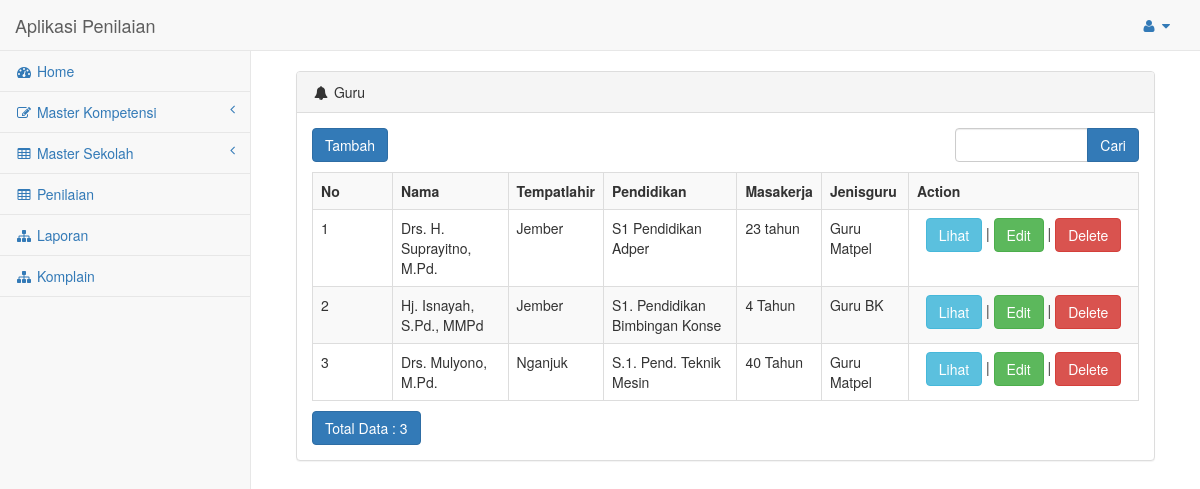
/index.php/guru, run on the app's committed database.
### tables this page shows
CREATE TABLE IF NOT EXISTS `guru` (
  `kodeguru` varchar(10) NOT NULL,
  `nip` varchar(20) NOT NULL,
  `nuptk` varchar(20) NOT NULL,
  `nrg` varchar(20) NOT NULL,
  `nama` varchar(50) NOT NULL,
  `tempatlahir` varchar(30) NOT NULL,
  `tanggallahir` date NOT NULL,
  `kodepangkat` varchar(10) NOT NULL,
  `kodejabatan` varchar(10) NOT NULL,
  `kodegolongan` varchar(10) NOT NULL,
  `tmtguru` date NOT NULL,
  `jeniskelamin` varchar(20) NOT NULL,
  `pendidikan` varchar(30) NOT NULL,
  `program` varchar(30) NOT NULL,
  `jam` int(11) NOT NULL,
  `masakerja` varchar(30) NOT NULL,
  `jenisguru` varchar(20) NOT NULL
);

### application/controllers/Guru.php (called while the page is built, shortened)
<?php
class Guru extends CI_Controller
{
    function __construct()
    {
        $this->load->model('M_guru');
        $this->load->library('form_validation');
        $this->load->model('M_pangkat');
        $this->load->model('M_jabatan');
        $this->load->model('M_golongan');
        $this->load->model('CodeGenerator');
    }
    public function index()
    {
        $this->load->view('nav');
        $this->load->library('pagination');
        $cari = urldecode($this->input->get('cari'));
        $start = intval($this->input->get('start'));
        if ($cari <> '') {
            $config['base_url'] = base_url() . 'guru/index.html?cari=' . urlencode($cari);
            $config['first_url'] = base_url() . 'guru/index.html?cari=' . urlencode($cari);
        } else {
            $config['base_url'] = base_url() . 'guru/index.html';
            $config['first_url'] = base_url() . 'guru/index.html';
        }
        $config['per_page'] = 10;
        $config['page_query_string'] = TRUE;
        $config['total_rows'] = $this->M_guru->total_rows($cari);
        $guru = $this->M_guru->get_limit_data($config['per_page'], $start, $cari);
        $this->pagination->initialize($config);
        $data = array(
            'guru_data' => $guru,
            'cari' => $cari,
            'pagination' => $this->pagination->create_links(),
            'total_rows' => $config['total_rows'],
            'start' => $start,
            'listpangkat'=>$this->M_pangkat->selectByAll(),
            'listjabatan'=>$this->M_jabatan->selectByAll(),
            'listgolongan'=>$this->M_golongan->selectByAll(),
        );
        $this->load->view('guru/v_guru', $data);
         $this->load->view('foot');
    }
}

### index.php (called while the page is built, shortened)
<?php
require_once BASEPATH.'core/CodeIgniter.php';

### application/config/config.php (called while the page is built, shortened)
<?php
$config['base_url'] = "http://localhost/kinerja_res";
$config['index_page'] = '';
$config['uri_protocol']	= 'REQUEST_URI';
$config['url_suffix'] = '.html';
$config['language']	= 'english';
$config['charset'] = 'UTF-8';
$config['enable_hooks'] = FALSE;
$config['subclass_prefix'] = 'MY_';
$config['composer_autoload'] = FALSE;
$config['permitted_uri_chars'] = 'a-z 0-9~%.:_\-';
$config['allow_get_array'] = TRUE;
$config['enable_query_strings'] = FALSE;
$config['controller_trigger'] = 'c';
$config['function_trigger'] = 'm';
$config['directory_trigger'] = 'd';
$config['log_threshold'] = 0;
$config['log_path'] = '';
$config['log_file_extension'] = '';
$config['log_file_permissions'] = 0644;
$config['log_date_format'] = 'Y-m-d H:i:s';
$config['error_views_path'] = '';
$config['cache_path'] = '';
$config['cache_query_string'] = FALSE;
$config['encryption_key'] = 'harviacode';
$config['sess_driver'] = 'files';
$config['sess_cookie_name'] = 'ci_session';
$config['sess_expiration'] = 7200;
$config['sess_save_path'] = NULL;
$config['sess_match_ip'] = FALSE;
$config['sess_time_to_update'] = 300;
$config['sess_regenerate_destroy'] = FALSE;
$config['cookie_prefix']	= '';
$config['cookie_domain']	= '';
$config['cookie_path']		= '/';
$config['cookie_secure']	= FALSE;
$config['cookie_httponly'] 	= FALSE;
$config['standardize_newlines'] = FALSE;
$config['global_xss_filtering'] = FALSE;
$config['csrf_protection'] = FALSE;
$config['csrf_token_name'] = 'csrf_test_name';
$config['csrf_cookie_name'] = 'csrf_cookie_name';
$config['csrf_expire'] = 7200;
$config['csrf_regenerate'] = TRUE;
$config['csrf_exclude_uris'] = array();
$config['compress_output'] = FALSE;
$config['time_reference'] = 'local';
$config['rewrite_short_tags'] = FALSE;
$config['proxy_ips'] = '';

### application/config/pagination.php (called while the page is built, shortened)
<?php  if ( ! defined('BASEPATH')) exit('No direct script access allowed');
$config['query_string_segment'] = 'start';
$config['full_tag_open'] = '<nav><ul class="pagination" style="margin-top:0px">';
$config['full_tag_close'] = '</ul></nav>';
$config['first_link'] = 'First';
$config['first_tag_open'] = '<li>';
$config['first_tag_close'] = '</li>';
$config['last_link'] = 'Last';
$config['last_tag_open'] = '<li>';
$config['last_tag_close'] = '</li>';
$config['next_link'] = 'Next';
$config['next_tag_open'] = '<li>';
$config['next_tag_close'] = '</li>';

### application/models/M_guru.php (called while the page is built, shortened)
<?php
class M_guru extends CI_Model
{
    public $table = 'guru';
    function total_rows() {
        $this->db->from($this->table);
        return $this->db->count_all_results();
    }
    function get_limit_data($limit, $start = 0, $cari = NULL) {
        $this->db->like('kodeguru', $cari);
	$this->db->or_like('nip', $cari);
	$this->db->or_like('nuptk', $cari);
	$this->db->or_like('nrg', $cari);
	$this->db->or_like('nama', $cari);
	$this->db->or_like('tempatlahir', $cari);
	$this->db->or_like('tanggallahir', $cari);
	$this->db->or_like('kodepangkat', $cari);
	$this->db->or_like('kodejabatan', $cari);
	$this->db->or_like('kodegolongan', $cari);
	$this->db->or_like('tmtguru', $cari);
	$this->db->or_like('jeniskelamin', $cari);
	$this->db->or_like('pendidikan', $cari);
	$this->db->or_like('program', $cari);
	$this->db->or_like('jam', $cari);
	$this->db->or_like('masakerja', $cari);
	$this->db->or_like('jenisguru', $cari);
	$this->db->limit($limit, $start);
        return $this->db->get($this->table)->result();
    }
}

### application/views/guru/v_guru.php (the view, shortened to what this page needs)
<div class="col-lg-12">
                    <div class="panel panel-default">
                        <div class="panel-heading">
                            <i class="fa fa-bell fa-fw"></i> Guru
                        </div>
                         <div class="panel-body">
        <div class="row" style="margin-bottom: 10px">
            <div class="col-md-4">
                <?php echo anchor(site_url('guru/insert'),'Tambah', 'class="btn btn-primary"'); ?>
            </div>
            <div class="col-md-4 text-center">
            </div>
            <div class="col-md-1 text-right">
            </div>
            <div class="col-md-3 text-right">
                <form action="<?php echo site_url('guru/index'); ?>" class="form-inline" method="get">
                    <div class="input-group">
                        <input type="text" class="form-control" name="cari" value="<?php echo $cari; ?>">
                        <span class="input-group-btn">
                          <button class="btn btn-primary" type="submit">Cari</button>
                        </span>
                    </div>
                </form>
            </div>
        </div>
        <table class="table table-striped table-bordered table-hover" style="margin-bottom: 10px">
            <tr>
                <th>No</th>
		<th>Nama</th>
		<th>Tempatlahir</th>
		<th>Pendidikan</th>
		<th>Masakerja</th>
		<th>Jenisguru</th>
		<th>Action</th>
            </tr><?php
            foreach ($guru_data as $guru)
            {
                ?>
                <tr>
			<td width="80px"><?php echo ++$start ?></td>
			<td><?php echo $guru->nama ?></td>
			<td><?php echo $guru->tempatlahir ?></td>
			<td><?php echo $guru->pendidikan ?></td>
			<td><?php echo $guru->masakerja ?></td>
			<td><?php echo $guru->jenisguru ?></td>
			<td style="text-align:center" width="230px">
				<?php
				echo anchor(site_url('guru/view/'.$guru->kodeguru),'Lihat','class="btn btn-info"');
				echo ' | ';
				echo anchor(site_url('guru/update/'.$guru->kodeguru),'Edit','class="btn btn-success"');
				echo ' | ';
				echo anchor(site_url('guru/delete/'.$guru->kodeguru),'Delete','class="btn btn-danger" onclick="javasciprt: return confirm(\'Are You Sure ?\')"');
				?>
			</td>
		</tr>
                <?php
            }
            ?>
        </table>
        <div class="row">
            <div class="col-md-6">
                <a href="#" class="btn btn-primary">Total Data : <?php echo $total_rows ?></a>
	    </div>
            <div class="col-md-6 text-right">
            </div>
        </div></div></div></div>

### data on the page
guru: nama "Drs. H. Suprayitno, M.Pd.", tempatlahir "Jember", pendidikan "S1 Pendidikan Adper", masakerja "23 tahun", jenisguru "Guru Matpel", kodeguru "Lihat", kodeguru "Edit", kodeguru "Delete"
guru: nama "Hj. Isnayah, S.Pd., MMPd", tempatlahir "Jember", pendidikan "S1. Pendidikan Bimbingan Konse", masakerja "4 Tahun", jenisguru "Guru BK", kodeguru "Lihat", kodeguru "Edit", kodeguru "Delete"
guru: nama "Drs. Mulyono, M.Pd.", tempatlahir "Nganjuk", pendidikan "S.1. Pend. Teknik Mesin", masakerja "40 Tahun", jenisguru "Guru Matpel", kodeguru "Lihat", kodeguru "Edit", kodeguru "Delete"

### other printed values
anchor(site_url('guru/insert'),'Tambah', 'class="btn btn-primary"') "Tambah"
$total_rows "3"
